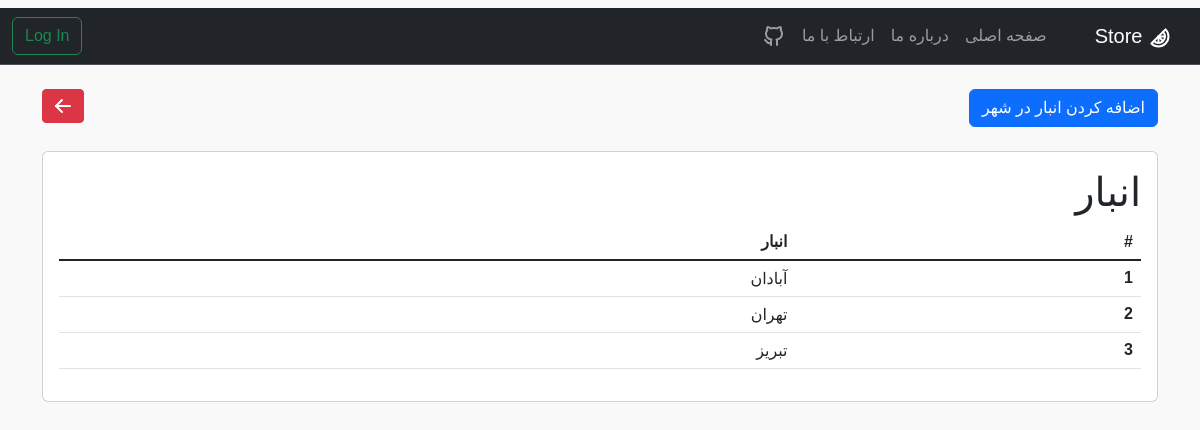
The app's page /panel/list-inventory-city/, older data.
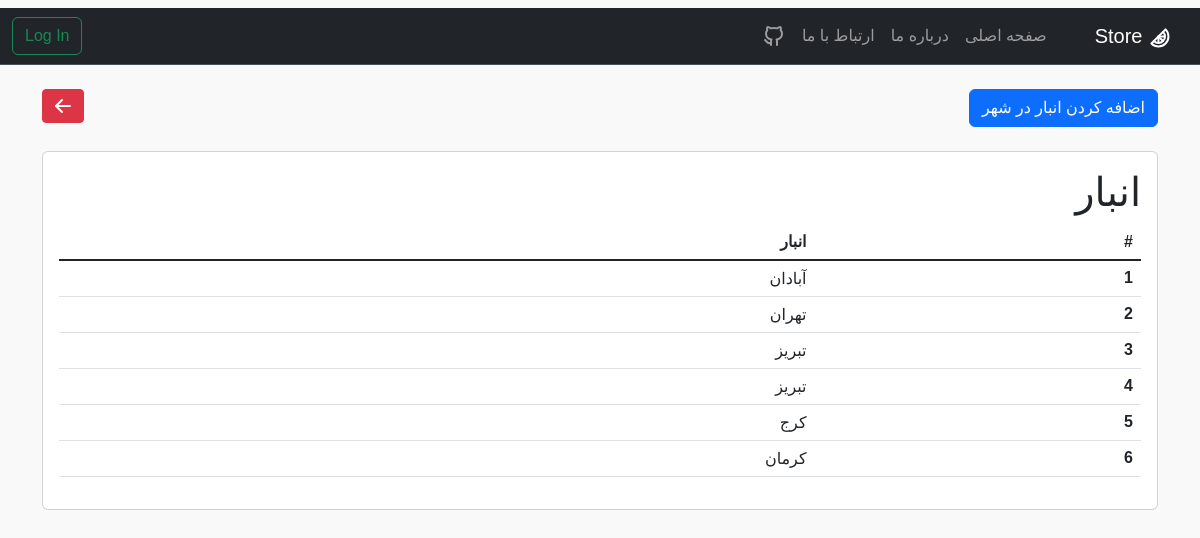
The same page, newer data.
### products/models.py (models this page shows, shortened)
class Inventory(models.Model):
    inventoryId = models.AutoField(primary_key=True)
    cityId = models.ForeignKey(City, on_delete=models.CASCADE)

class City(models.Model):
    TYPE_CHOICES = (
        ("آبادان", "آبادان"),
        ("بوشهر", "بوشهر"),
        ("تهران", "تهران"),
        ("کرج", "کرج"),
        ("تبریز", "تبریز"),
        ("مشهد", "مشهد"),
        ("اصفهان", "اصفهان"),
        ("شیراز", "شیراز"),
        ("قم", "قم"),
        ("قشم", "قشم"),
        ("کرمان", "کرمان"),
        ("کردستان", "کردستان"),
    )
    name = models.CharField(max_length=50, choices=TYPE_CHOICES)
    def __str__(self):
        return f"{self.name}"

### pages/views.py (the view)
# urls.py: path('panel/list-inventory-city/', List_city_Inventory.as_view(), name='list_cit_inv'),
class List_city_Inventory(ListView):
    model = Inventory
    template_name = 'admin/list_inventory.html'
    context_object_name = 'list_inv_city'

### templates/admin/list_inventory.html (shortened to what this page needs)
{% extends 'base.html' %}
{% block content %}
<br>
<button type="submit" class="btn btn-danger btn-sm" style="float:left"><a class="nav-link active"
                                                                          href="{% url 'list_inv' %}">
</a></button>
<button type="button" class="btn btn-primary btn">
    <a class="nav-link active" href="{% url 'add_city_inv' %}"> اضافه کردن انبار در شهر </a>
</button>
<br>
<br>
<div class="card">
    <div class="card-body">
        <h1>انبار</h1>
        <table class="table">
            <thead>
            <tr>
                <th scope="col">#</th>
                <th scope="col">انبار</th>
            </tr>
            </thead>
            <tbody class="table-group-divider">
            {% for i in list_inv_city %}
            <tr>
                <th scope="row">{{ forloop.counter }}</th>
                <td>{{i.cityId}}</td>
            </tr>
            {% endfor %}
            </tbody>
        </table>
    </div>
</div>
{% endblock %}

Row changes from the older to the newer data that the page shows:
added Inventory: cityId "تبریز"
added Inventory: cityId "کرج"
added Inventory: cityId "کرمان"
